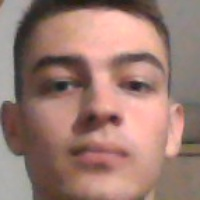
#> input picture ORV/pythonProject/dataset/Jan100.jpg, 200 x 200 px
$ python -i main.py   (imports and definitions only)   (older library calls are emulated)
#> lines starting #> are read from the running program, lines starting #| are printed output that depends on the picture
import cv2
import numpy as np
import math
import os
import fnmatch
from sklearn.pipeline import make_pipeline
from sklearn.preprocessing import StandardScaler
from sklearn.svm import SVC
import facecrop
import pickle


# import tensorflow as tf


# histogram za sivinsko sliko
def Histogram(img):
    histogram = np.zeros(256)

    for i in range(img.shape[0]):
        for j in range(img.shape[1]):
            bin = img[i, j]
            histogram[bin] = histogram[bin] + 1

    return histogram


# LBP 8,1 (8sosedov razdalje 1)
def LBP(img):
    img = img.copy()
    imgLBP = np.zeros_like(img)

    img = cv2.cvtColor(img, cv2.COLOR_BGR2GRAY)

    binary = np.zeros(8, dtype=int)

    # vrstica
    for i in range(img.shape[0] - 2):
        # stolpec
        for j in range(img.shape[1] - 2):
            a = (img[i:i + 3, j:j + 3])
            # print(a)
            count = 0
            # maska vrstica
            for k in range(a.shape[0]):
                # vaska stolpec
                for l in range(a.shape[1]):
                    # ignorira center
                    if k == 1 and l == 1:
                        pass
                    # primerja s centrom maske
                    else:
                        if a[k, l] >= a[1, 1]:
                            binary[count] = 1
                        else:
                            binary[count] = 0
                        count = count + 1
                        # print(a[k, l], k, l, i, j)
            # print(binary)

            # številka, ki jo bobiš od LBG (binary to decimal)
            number = 0
            for m in range(8):
                number = number + binary[m] * 2 ** np.absolute(m - 7)

            # print(number)
            imgLBP[i, j] = number

    # print(img)
    result = Histogram(imgLBP)
    result = result.astype(int)

    return result


def HOG(img):
    img = img.copy()

    # hardcoded
    cellSize = 8
    bins = 9
    blockSize = 2

    img = cv2.cvtColor(img, cv2.COLOR_BGR2GRAY)

    Gx = cv2.Sobel(img, cv2.CV_64F, 1, 0, ksize=5)
    Gy = cv2.Sobel(img, cv2.CV_64F, 0, 1, ksize=5)

    # gradienti in koti (v rad)
    G = np.sqrt(np.square(Gx) + np.square(Gy))
    angles = np.arctan2(Gx, Gy)

    # vse kote protvori iz rad v stopinje in spravi v 0-180 interval
    for i in range(angles.shape[0]):
        for j in range(angles.shape[1]):
            angles[i, j] = math.degrees(angles[i, j])
            if angles[i, j] < 0:
                angles[i, j] = angles[i, j] + 180

    # razdeli sliko v 8x8 (cellSize) polja
    # https://stackoverflow.com/questions/5953373/how-to-split-image-into-multiple-pieces-in-python
    # prvi odgovor
    cells = [img[x:x + cellSize, y:y + cellSize] for x in range(0, img.shape[0], cellSize) for y in
             range(0, img.shape[1], cellSize)]

    cellsGradients = [G[x:x + cellSize, y:y + cellSize] for x in range(0, G.shape[0], cellSize) for y in
                      range(0, G.shape[1], cellSize)]

    cellsAngles = [angles[x:x + cellSize, y:y + cellSize] for x in range(0, angles.shape[0], cellSize) for y in
                   range(0, angles.shape[1], cellSize)]

    step_size = 180 // bins
    array = np.zeros(bins)

    cellArrays = []

    # za vsako celico nafila tisto polje iz matrike kotov in gradientov
    for c in range(len(cells)):
        # čez matriko celice
        for i in range(cellsGradients[0].shape[0]):
            for j in range(cellsGradients[0].shape[1]):
                # perfektna delitev
                if cellsAngles[c][i, j] % step_size == 0:
                    index = int(cellsAngles[c][i, j] / step_size)
                    # kot 180 je isto kot 0
                    index = index % 9
                    array[index] = array[index] + cellsGradients[c][i, j]
                else:
                    index = int(cellsAngles[c][i, j] / step_size)
                    val = (index + 1) * step_size

                    leftBias = (val - cellsAngles[c][i, j]) / step_size
                    rightBias = 1 - leftBias

                    # left
                    array[index] = array[index] + cellsGradients[c][i, j] * leftBias
                    # right (če kot < 160 je al zadni al prvi)
                    if index + 1 == 9:
                        array[0] = array[0] + cellsGradients[c][i, j] * rightBias
                    else:
                        array[index + 1] = array[index + 1] + cellsGradients[c][i, j] * rightBias

        cellArrays.append(array)
        array = np.zeros(bins)

    # matrika pove, katere celice spadajo v blok
    blockCellsIndexes = blockCellIndexes(img, cellSize, blockSize)

    # blocksInRow = (img.shape[0] // cellSize) - 1
    # blocksInColumn = (img.shape[1] // cellSize) - 1

    # polja celic se združijo v polje bloka
    blockArrays = []
    blockArray = None
    for i in range(blockCellsIndexes.shape[0]):
        for j in range(0, blockCellsIndexes.shape[1]):
            if j == 0:
                blockArray = cellArrays[int(blockCellsIndexes[i, 0])]
            else:
                a = cellArrays[int(blockCellsIndexes[i, j])]
                blockArray = np.concatenate((blockArray, a))

        blockArrays.append(blockArray)

    # polja blokov se normalizirajo
    for i in range(len(blockArrays)):
        k = np.sqrt(np.sum(blockArrays[i] ** 2))
        for j in range(blockArrays[0].shape[0]):
            blockArrays[i][j] = blockArrays[i][j] / k

    # iz 2d polja v 1d
    result = np.array(blockArrays).flatten()

    return result


# hardcoded za 8x8 cellSize in 2x2 block size
def blockCellIndexes(img, cellSize, blockSize):
    blocksInRow = (img.shape[0] // cellSize) - 1
    blocksInColumn = (img.shape[1] // cellSize) - 1

    blockCellsIndexes = np.zeros((blocksInRow * blocksInColumn, 4))
    blockCellsIndexes[0, 0] = 0
    blockCellsIndexes[0, 1] = 1
    blockCellsIndexes[0, 2] = (img.shape[0] / cellSize)
    blockCellsIndexes[0, 3] = (img.shape[0] / cellSize) + 1

    for i in range(1, blockCellsIndexes.shape[0]):
        for j in range(blockCellsIndexes.shape[1]):
            if i % blocksInRow == 0:
                blockCellsIndexes[i, j] = blockCellsIndexes[i - 1, j] + 2
            else:
                blockCellsIndexes[i, j] = blockCellsIndexes[i - 1, j] + 1

    return blockCellsIndexes


def mergeLBPandHOG(LBP, HOG):
    return np.concatenate((LBP, HOG))


def LBPHOG(img):
    imgLBP = LBP(img)
    imgHOG = HOG(img)
    result = mergeLBPandHOG(imgLBP, imgHOG)

    return result


# [15 lines of commented-out code are left out]
dataset = []

# labele za matriko učne množice
datasetLabels = []


# [30 lines not run here, left out]

# matrika testne množice
testTrain = []

# vsako testno sliko da v testno množico
# [10 lines not run here, left out]

# pripravi strojno učenje
# C mora bit od 0.1 do 0.4 za najboljše rezultate
clf = make_pipeline(StandardScaler(), SVC(gamma='auto', C=0.2))
# [5 lines not run here, left out]

# pickle dump

# matrika velikosti slik

# y št slik
# x lbp hog

# fukneš v strojno učenje

# svm sklearn
# c parameter
# liner ali lbf kernel
# gamma
# probability

# x
# clf = makepipeline
# clf.fit
# clf.predict(slikce)
#
#
# hog blocksize je lhka const

>>> import cv2
>>> picture = cv2.imread('dataset/Jan100.jpg')
#> picture is the input picture: shape (200, 200, 3); mean B, G, R 114.2, 123.7, 156.7
>>> result = LBPHOG(picture)
#> in LBP, `img = cv2.cvtColor(img, cv2.COLOR_BGR2GRAY)`:
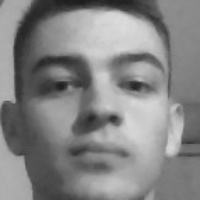
#> img: shape (200, 200); min 28, max 221, mean 132.5
#> after the loop in LBP, `for i in range(img.shape[0] - 2):`:
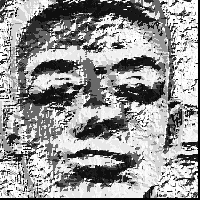
#> imgLBP: shape (200, 200, 3); min 0, max 255, mean 150.1
#> after the loop in LBP, `for i in range(img.shape[0] - 2):`: binary = [1, 1, 1, 1, 0, 1, 0, 0]
#> after the loop in Histogram, `for i in range(img.shape[0]):`: histogram = 256 values, max 3133 at index 255, min 0 at index 33, mean 156.2
#> in LBP, `result = Histogram(imgLBP)`: result has the same summary as histogram in Histogram
#> in LBPHOG, `imgLBP = LBP(img)`: imgLBP has the same summary as histogram in Histogram
#> in HOG, `Gx = cv2.Sobel(img, cv2.CV_64F, 1, 0, ksize=5)`:
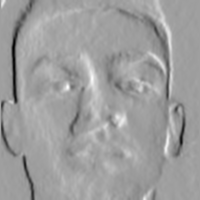
#> Gx: shape (200, 200) float64; min -4699, max 2829, mean -26.6; drawn with min black and max white
#> in HOG, `Gy = cv2.Sobel(img, cv2.CV_64F, 0, 1, ksize=5)`:
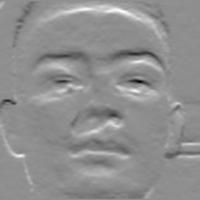
#> Gy: shape (200, 200) float64; min -5207, max 4077, mean 21.6; drawn with min black and max white
#> in HOG, `G = np.sqrt(np.square(Gx) + np.square(Gy))`:
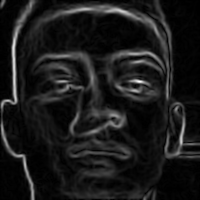
#> G: shape (200, 200) float64; min 0, max 5306.9, mean 554.4; drawn with min black and max white
#> in HOG, `angles = np.arctan2(Gx, Gy)`:
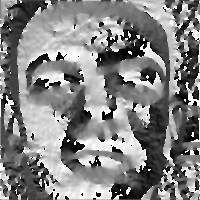
#> angles: shape (200, 200) float64; min -3.14, max 3.14, mean 0.0986; drawn with min black and max white
#> after the loop in HOG, `for i in range(angles.shape[0]):`:
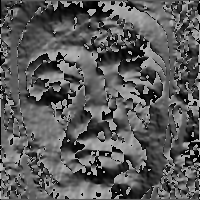
#> angles: shape (200, 200) float64; min 0, max 180, mean 91.1
#> in HOG, `cells = [img[x:x + cellSize, y:y + cellSize] for x in range(0, img.sha..`: cells = 625 items
#> in HOG, `blockCellsIndexes = blockCellIndexes(img, cellSize, blockSize)`: blockCellsIndexes = 576 rows, first 6: [0, 1, 25, 26], [1, 2, 26, 27], [2, 3, 27, 28], [3, 4, 28, 29], [4, 5, 29, 30], [5, 6, 30, 31]
#> after the loop in HOG, `for i in range(blockCellsIndexes.shape[0]):`: blockArrays = 576 items
#> the loop in HOG, `for i in range(len(blockArrays)):` made 576 passes
#> k on passes 1 to 3: 33430.5, 26920.4, 89644.5

$ run again, on ORV/pythonProject/dataset/Jan124.jpg
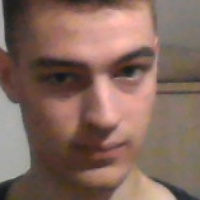
#> input picture ORV/pythonProject/dataset/Jan124.jpg, 200 x 200 px
#> picture is the input picture: shape (200, 200, 3); mean B, G, R 93.8, 104.5, 132.2
#> after the loop in LBP, `for i in range(img.shape[0] - 2):`:
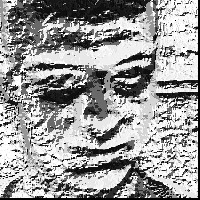
#> imgLBP: shape (200, 200, 3); min 0, max 255, mean 152.7
#> after the loop in LBP, `for i in range(img.shape[0] - 2):`: binary = [1, 1, 1, 0, 1, 0, 0, 0]
#> after the loop in Histogram, `for i in range(img.shape[0]):`: histogram = 256 values, max 3574 at index 255, min 0 at index 36, mean 156.2
#> result has the same summary as histogram in Histogram
#> in LBPHOG, `imgLBP = LBP(img)`: imgLBP has the same summary as histogram in Histogram
#> after the loop in HOG, `for i in range(angles.shape[0]):`:
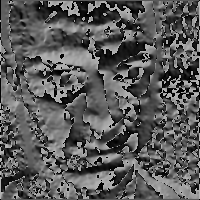
#> angles: shape (200, 200) float64; min 0, max 180, mean 89.9
#> cells = 625 items
#> in HOG, `blockCellsIndexes = blockCellIndexes(img, cellSize, blockSize)`: blockCellsIndexes = 576 rows, first 6: [0, 1, 25, 26], [1, 2, 26, 27], [2, 3, 27, 28], [3, 4, 28, 29], [4, 5, 29, 30], [5, 6, 30, 31]
#> after the loop in HOG, `for i in range(blockCellsIndexes.shape[0]):`: blockArrays = 576 items
#> the loop in HOG, `for i in range(len(blockArrays)):` made 576 passes
#> k on passes 1 to 3: 134154.9, 12763.8, 23705.2

$ run again, on ORV/pythonProject/dataset/Jan127.jpg
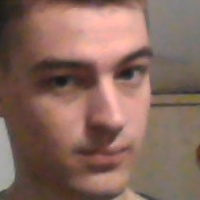
#> input picture ORV/pythonProject/dataset/Jan127.jpg, 200 x 200 px
#> picture is the input picture: shape (200, 200, 3); mean B, G, R 94.1, 104.8, 135.3
#> after the loop in LBP, `for i in range(img.shape[0] - 2):`: binary = [0, 1, 1, 0, 1, 0, 1, 1]
#> after the loop in Histogram, `for i in range(img.shape[0]):`: histogram = 256 values, max 3650 at index 255, min 0 at index 33, mean 156.2
#> result has the same summary as histogram in Histogram
#> in LBPHOG, `imgLBP = LBP(img)`: imgLBP has the same summary as histogram in Histogram
#> after the loop in HOG, `for i in range(angles.shape[0]):`:
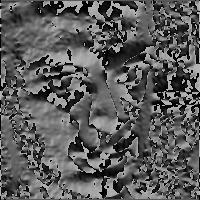
#> angles: shape (200, 200) float64; min 0, max 180, mean 91.3
#> cells = 625 items
#> in HOG, `blockCellsIndexes = blockCellIndexes(img, cellSize, blockSize)`: blockCellsIndexes = 576 rows, first 6: [0, 1, 25, 26], [1, 2, 26, 27], [2, 3, 27, 28], [3, 4, 28, 29], [4, 5, 29, 30], [5, 6, 30, 31]
#> after the loop in HOG, `for i in range(blockCellsIndexes.shape[0]):`: blockArrays = 576 items
#> the loop in HOG, `for i in range(len(blockArrays)):` made 576 passes
#> k on passes 1 to 3: 9375.9, 16789.9, 32996.8
